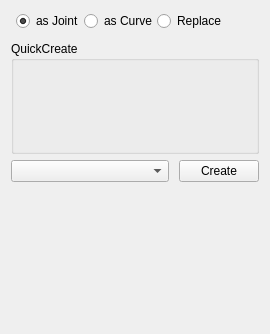
          <widget class="QWidget" name="page_control">
           <property name="geometry">
            <rect>
             <x>0</x>
             <y>0</y>
             <width>258</width>
             <height>334</height>
            </rect>
           </property>
           <attribute name="label">
            <string>Control Creator</string>
           </attribute>
           <layout class="QVBoxLayout" name="verticalLayout_15">
            <item>
             <layout class="QVBoxLayout" name="verticalLayout">
              <property name="spacing">
               <number>0</number>
              </property>
              <property name="sizeConstraint">
               <enum>QLayout::SetMinimumSize</enum>
              </property>
              <property name="bottomMargin">
               <number>0</number>
              </property>
              <item>
               <layout class="QVBoxLayout" name="verticalLayout_2">
                <property name="sizeConstraint">
                 <enum>QLayout::SetDefaultConstraint</enum>
                </property>
                <property name="bottomMargin">
                 <number>6</number>
                </property>
                <item>
                 <layout class="QHBoxLayout" name="horizontalLayout" stretch="0,0,0">
                  <property name="sizeConstraint">
                   <enum>QLayout::SetMinimumSize</enum>
                  </property>
                  <property name="leftMargin">
                   <number>5</number>
                  </property>
                  <property name="rightMargin">
                   <number>20</number>
                  </property>
                  <property name="bottomMargin">
                   <number>10</number>
                  </property>
                  <item>
                   <widget class="QRadioButton" name="asJnt">
                    <property name="sizePolicy">
                     <sizepolicy hsizetype="Fixed" vsizetype="Fixed">
                      <horstretch>0</horstretch>
                      <verstretch>0</verstretch>
                     </sizepolicy>
                    </property>
                    <property name="text">
                     <string>as Joint</string>
                    </property>
                    <property name="checked">
                     <bool>true</bool>
                    </property>
                   </widget>
                  </item>
                  <item>
                   <widget class="QRadioButton" name="asCrv">
                    <property name="sizePolicy">
                     <sizepolicy hsizetype="Fixed" vsizetype="Fixed">
                      <horstretch>0</horstretch>
                      <verstretch>0</verstretch>
                     </sizepolicy>
                    </property>
                    <property name="text">
                     <string>as Curve</string>
                    </property>
                   </widget>
                  </item>
                  <item>
                   <widget class="QRadioButton" name="asReplace">
                    <property name="text">
                     <string>Replace</string>
                    </property>
                   </widget>
                  </item>
                 </layout>
                </item>
                <item>
                 <widget class="QGroupBox" name="groupBox">
                  <property name="sizePolicy">
                   <sizepolicy hsizetype="Preferred" vsizetype="Fixed">
                    <horstretch>0</horstretch>
                    <verstretch>0</verstretch>
                   </sizepolicy>
                  </property>
                  <property name="title">
                   <string>QuickCreate</string>
                  </property>
                  <layout class="QHBoxLayout" name="horizontalLayout_3">
                   <property name="topMargin">
                    <number>20</number>
                   </property>
                   <property name="bottomMargin">
                    <number>20</number>
                   </property>
                   <item>
                    <layout class="QGridLayout" name="gridLayout">
                     <property name="sizeConstraint">
                      <enum>QLayout::SetFixedSize</enum>
                     </property>
                     <item row="1" column="1">
                      <widget class="QPushButton" name="shp_CrossArrow">
                       <property name="focusPolicy">
                        <enum>Qt::NoFocus</enum>
                       </property>
                       <property name="contextMenuPolicy">
                        <enum>Qt::DefaultContextMenu</enum>
                       </property>
                       <property name="autoFillBackground">
                        <bool>false</bool>
                       </property>
                       <property name="text">
                        <string/>
                       </property>
                       <property name="icon">
                        <iconset resource="icons/icons.qrc">
                         <normaloff>:/icon/crossArrow.png</normaloff>:/icon/crossArrow.png</iconset>
                       </property>
                       <property name="iconSize">
                        <size>
                         <width>20</width>
                         <height>20</height>
                        </size>
                       </property>
                       <property name="checkable">
                        <bool>false</bool>
                       </property>
                       <property name="checked">
                        <bool>false</bool>
                       </property>
                       <property name="flat">
                        <bool>true</bool>
                       </property>
                      </widget>
                     </item>
                     <item row="1" column="0">
                      <widget class="QPushButton" name="shp_Arrow">
                       <property name="focusPolicy">
                        <enum>Qt::NoFocus</enum>
                       </property>
                       <property name="contextMenuPolicy">
                        <enum>Qt::DefaultContextMenu</enum>
                       </property>
                       <property name="autoFillBackground">
                        <bool>false</bool>
                       </property>
                       <property name="text">
                        <string/>
                       </property>
                       <property name="icon">
                        <iconset resource="icons/icons.qrc">
                         <normaloff>:/icon/arrowDouble.png</normaloff>:/icon/arrowDouble.png</iconset>
                       </property>
                       <property name="iconSize">
                        <size>
                         <width>20</width>
                         <height>20</height>
                        </size>
                       </property>
                       <property name="checkable">
                        <bool>false</bool>
                       </property>
                       <property name="checked">
                        <bool>false</bool>
                       </property>
                       <property name="flat">
                        <bool>true</bool>
                       </property>
                      </widget>
                     </item>
                     <item row="1" column="4">
                      <widget class="QPushButton" name="shp_Needle">
                       <property name="focusPolicy">
                        <enum>Qt::NoFocus</enum>
                       </property>
                       <property name="contextMenuPolicy">
                        <enum>Qt::DefaultContextMenu</enum>
                       </property>
                       <property name="autoFillBackground">
                        <bool>false</bool>
                       </property>
                       <property name="text">
                        <string/>
                       </property>
                       <property name="icon">
                        <iconset resource="icons/icons.qrc">
                         <normaloff>:/icon/needle.png</normaloff>:/icon/needle.png</iconset>
                       </property>
                       <property name="iconSize">
                        <size>
                         <width>20</width>
                         <height>20</height>
                        </size>
                       </property>
                       <property name="checkable">
                        <bool>false</bool>
                       </property>
                       <property name="checked">
                        <bool>false</bool>
                       </property>
                       <property name="flat">
                        <bool>true</bool>
                       </property>
                      </widget>
                     </item>
                     <item row="1" column="2">
                      <widget class="QPushButton" name="shp_ArrowBent">
                       <property name="focusPolicy">
                        <enum>Qt::NoFocus</enum>
                       </property>
                       <property name="contextMenuPolicy">
                        <enum>Qt::DefaultContextMenu</enum>
                       </property>
                       <property name="autoFillBackground">
                        <bool>false</bool>
                       </property>
                       <property name="text">
                        <string/>
                       </property>
                       <property name="icon">
                        <iconset resource="icons/icons.qrc">
                         <normaloff>:/icon/arrowBent.png</normaloff>:/icon/arrowBent.png</iconset>
                       </property>
                       <property name="iconSize">
                        <size>
                         <width>20</width>
                         <height>20</height>
                        </size>
                       </property>
                       <property name="checkable">
                        <bool>false</bool>
                       </property>
                       <property name="checked">
                        <bool>false</bool>
                       </property>
                       <property name="flat">
                        <bool>true</bool>
                       </property>
                      </widget>
                     </item>
                     <item row="1" column="3">
                      <widget class="QPushButton" name="shp_CrossArrowBent">
                       <property name="focusPolicy">
                        <enum>Qt::NoFocus</enum>
                       </property>
                       <property name="contextMenuPolicy">
                        <enum>Qt::DefaultContextMenu</enum>
                       </property>
                       <property name="autoFillBackground">
                        <bool>false</bool>
                       </property>
                       <property name="text">
                        <string/>
                       </property>
                       <property name="icon">
                        <iconset resource="icons/icons.qrc">
                         <normaloff>:/icon/crossArrowBent.png</normaloff>:/icon/crossArrowBent.png</iconset>
                       </property>
                       <property name="iconSize">
                        <size>
                         <width>20</width>
                         <height>20</height>
                        </size>
                       </property>
                       <property name="checkable">
                        <bool>false</bool>
                       </property>
                       <property name="checked">
                        <bool>false</bool>
                       </property>
                       <property name="flat">
                        <bool>true</bool>
                       </property>
                      </widget>
                     </item>
                     <item row="0" column="0">
                      <widget class="QPushButton" name="shp_Circle">
                       <property name="focusPolicy">
                        <enum>Qt::NoFocus</enum>
                       </property>
                       <property name="contextMenuPolicy">
                        <enum>Qt::DefaultContextMenu</enum>
                       </property>
                       <property name="autoFillBackground">
                        <bool>false</bool>
                       </property>
                       <property name="text">
                        <string/>
                       </property>
                       <property name="icon">
                        <iconset resource="icons/icons.qrc">
                         <normaloff>:/icon/circle.png</normaloff>:/icon/circle.png</iconset>
                       </property>
                       <property name="iconSize">
                        <size>
                         <width>20</width>
                         <height>20</height>
                        </size>
                       </property>
                       <property name="checkable">
                        <bool>false</bool>
                       </property>
                       <property name="checked">
                        <bool>false</bool>
                       </property>
                       <property name="flat">
                        <bool>true</bool>
                       </property>
                      </widget>
                     </item>
                     <item row="0" column="1">
                      <widget class="QPushButton" name="shp_Square">
                       <property name="focusPolicy">
                        <enum>Qt::NoFocus</enum>
                       </property>
                       <property name="contextMenuPolicy">
                        <enum>Qt::DefaultContextMenu</enum>
                       </property>
                       <property name="autoFillBackground">
                        <bool>false</bool>
                       </property>
                       <property name="text">
                        <string/>
                       </property>
                       <property name="icon">
                        <iconset resource="icons/icons.qrc">
                         <normaloff>:/icon/square.png</normaloff>:/icon/square.png</iconset>
                       </property>
                       <property name="iconSize">
                        <size>
                         <width>20</width>
                         <height>20</height>
                        </size>
                       </property>
                       <property name="checkable">
                        <bool>false</bool>
                       </property>
                       <property name="checked">
                        <bool>false</bool>
                       </property>
                       <property name="flat">
                        <bool>true</bool>
                       </property>
                      </widget>
                     </item>
                     <item row="0" column="4">
                      <widget class="QPushButton" name="shp_Cross">
                       <property name="focusPolicy">
                        <enum>Qt::NoFocus</enum>
                       </property>
                       <property name="contextMenuPolicy">
                        <enum>Qt::DefaultContextMenu</enum>
                       </property>
                       <property name="autoFillBackground">
                        <bool>false</bool>
                       </property>
                       <property name="text">
                        <string/>
                       </property>
                       <property name="icon">
                        <iconset resource="icons/icons.qrc">
                         <normaloff>:/icon/cross.png</normaloff>:/icon/cross.png</iconset>
                       </property>
                       <property name="iconSize">
                        <size>
                         <width>20</width>
                         <height>20</height>
                        </size>
                       </property>
                       <property name="checkable">
                        <bool>false</bool>
                       </property>
                       <property name="checked">
                        <bool>false</bool>
                       </property>
                       <property name="flat">
                        <bool>true</bool>
                       </property>
                      </widget>
                     </item>
                     <item row="0" column="2">
                      <widget class="QPushButton" name="shp_Sphere">
                       <property name="focusPolicy">
                        <enum>Qt::NoFocus</enum>
                       </property>
                       <property name="contextMenuPolicy">
                        <enum>Qt::DefaultContextMenu</enum>
                       </property>
                       <property name="autoFillBackground">
                        <bool>false</bool>
                       </property>
                       <property name="text">
                        <string/>
                       </property>
                       <property name="icon">
                        <iconset resource="icons/icons.qrc">
                         <normaloff>:/icon/sphere.png</normaloff>:/icon/sphere.png</iconset>
                       </property>
                       <property name="iconSize">
                        <size>
                         <width>20</width>
                         <height>20</height>
                        </size>
                       </property>
                       <property name="checkable">
                        <bool>false</bool>
                       </property>
                       <property name="checked">
                        <bool>false</bool>
                       </property>
                       <property name="flat">
                        <bool>true</bool>
                       </property>
                      </widget>
                     </item>
                     <item row="0" column="3">
                      <widget class="QPushButton" name="shp_Box">
                       <property name="focusPolicy">
                        <enum>Qt::NoFocus</enum>
                       </property>
                       <property name="contextMenuPolicy">
                        <enum>Qt::DefaultContextMenu</enum>
                       </property>
                       <property name="autoFillBackground">
                        <bool>false</bool>
                       </property>
                       <property name="text">
                        <string/>
                       </property>
                       <property name="icon">
                        <iconset resource="icons/icons.qrc">
                         <normaloff>:/icon/box.png</normaloff>:/icon/box.png</iconset>
                       </property>
                       <property name="iconSize">
                        <size>
                         <width>20</width>
                         <height>20</height>
                        </size>
                       </property>
                       <property name="checkable">
                        <bool>false</bool>
                       </property>
                       <property name="checked">
                        <bool>false</bool>
                       </property>
                       <property name="flat">
                        <bool>true</bool>
                       </property>
                      </widget>
                     </item>
                    </layout>
                   </item>
                  </layout>
                 </widget>
                </item>
               </layout>
              </item>
              <item>
               <layout class="QHBoxLayout" name="horizontalLayout_2">
                <property name="spacing">
                 <number>10</number>
                </property>
                <property name="sizeConstraint">
                 <enum>QLayout::SetDefaultConstraint</enum>
                </property>
                <item>
                 <widget class="QComboBox" name="comboBox">
                  <property name="sizePolicy">
                   <sizepolicy hsizetype="MinimumExpanding" vsizetype="Fixed">
                    <horstretch>0</horstretch>
                    <verstretch>0</verstretch>
                   </sizepolicy>
                  </property>
                  <property name="minimumSize">
                   <size>
                    <width>0</width>
                    <height>0</height>
                   </size>
                  </property>
                 </widget>
                </item>
                <item>
                 <widget class="QPushButton" name="btn_createCtl">
                  <property name="sizePolicy">
                   <sizepolicy hsizetype="Minimum" vsizetype="Fixed">
                    <horstretch>0</horstretch>
                    <verstretch>0</verstretch>
                   </sizepolicy>
                  </property>
                  <property name="text">
                   <string>Create</string>
                  </property>
                 </widget>
                </item>
               </layout>
              </item>
             </layout>
            </item>
            <item>
             <spacer name="verticalSpacer_6">
              <property name="orientation">
               <enum>Qt::Vertical</enum>
              </property>
              <property name="sizeType">
               <enum>QSizePolicy::MinimumExpanding</enum>
              </property>
              <property name="sizeHint" stdset="0">
               <size>
                <width>145</width>
                <height>97</height>
               </size>
              </property>
             </spacer>
            </item>
           </layout>
          </widget>
